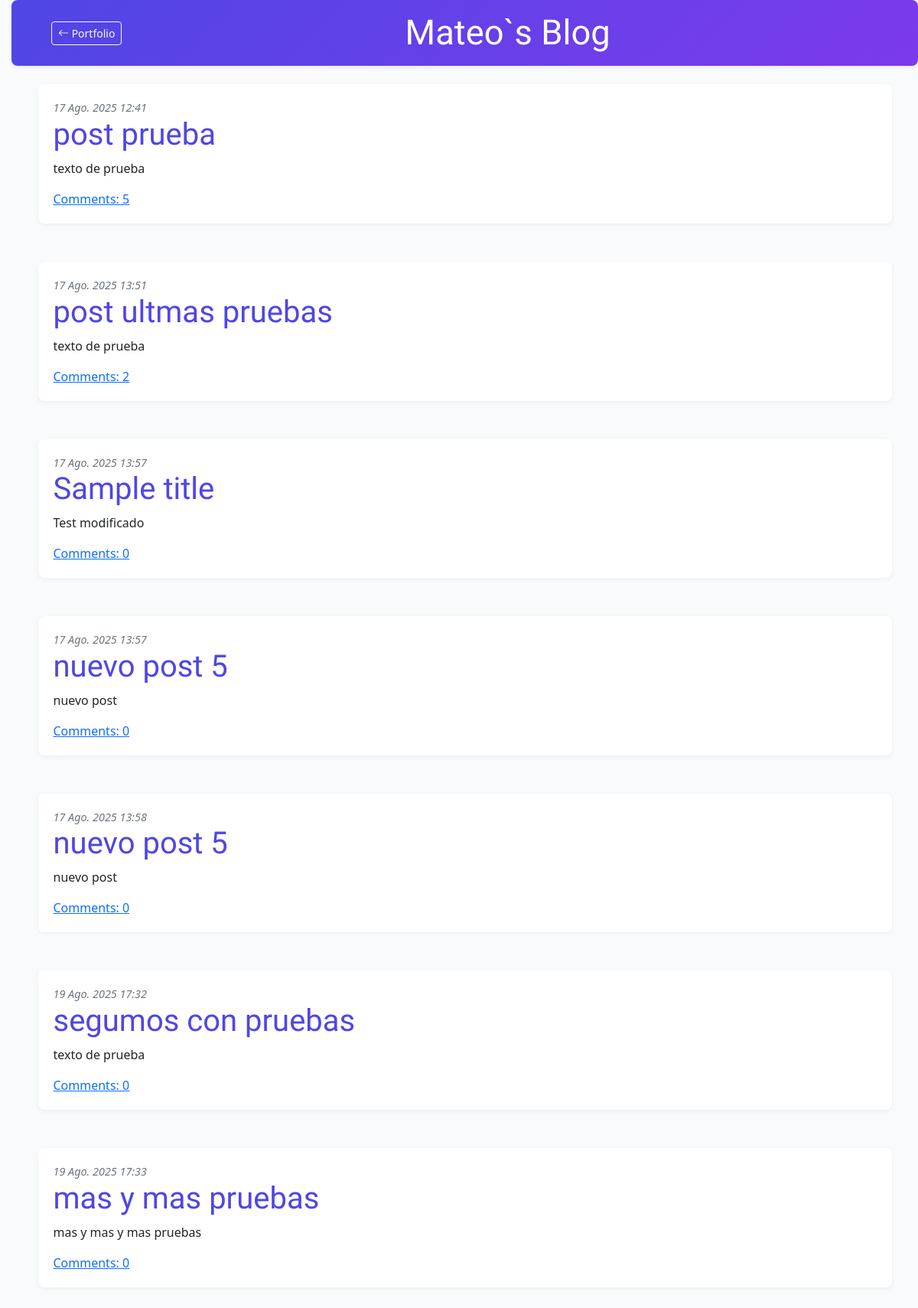
Screenshot of /blog/ with the database file from the repository.
### blog/models.py (models this page shows, shortened)
class Post(models.Model):
    author = models.ForeignKey(settings.AUTH_USER_MODEL, on_delete=models.CASCADE)
    title = models.CharField(max_length=200)
    text = models.TextField()
    created_date = models.DateTimeField(default=timezone.now)
    published_date = models.DateTimeField(blank=True, null=True)
    def approved_comments(self):
        return self.comments.filter(approved_comment=True)

### blog/views.py (the view)
# urls.py: path('', views.post_list, name='post_list'),
def post_list(request):
    posts = Post.objects.filter(published_date__lte=timezone.now()).order_by('published_date')
    return render(request, 'blog/post_list.html', {'posts': posts})

### blog/templates/blog/post_list.html
{% extends 'blog/base.html' %}
{% block content %}
{% for post in posts %}
    <div class="post">
        <div class="date">
            {{ post.published_date }}
        </div>
        <h1><a href="{% url 'blog:post_detail' pk=post.pk %}">{{ post.title }}</a></h1>
        <p>{{ post.text|linebreaksbr }}</p>
        <a href="{% url 'blog:post_detail' pk=post.pk %}">Comments: {{ post.approved_comments.count }}</a>
    </div>
{% endfor %}
{% endblock content %}

### blog/static/css/blog.css (style rules this page uses)
h1 a, h2 a { color: #4f46e5; font-family: 'Lobster'; text-decoration: none; }
body { padding-left: 15px; background-color: #f8fafc; }
h1, h2, h3, h4 { font-family: 'Lobster', cursive; font-weight: 500; }
.date { color: #6b7280; font-size: 0.9rem; font-style: italic; }
.post { margin-bottom: 50px; padding: 20px; background: #ffffff; border-radius: 8px; box-shadow: 0 2px 6px rgba(0,0,0,0.05); transition: transform 0.2s ease; }

### rows the page displays
Post: published_date "17 Ago. 2025 12:41", title "post prueba", text "texto de prueba", approved_comments.count "5"
Post: published_date "17 Ago. 2025 13:51", title "post ultmas pruebas", text "texto de prueba", approved_comments.count "2"
Post: published_date "17 Ago. 2025 13:57", title "Sample title", text "Test modificado", approved_comments.count "0"
Post: published_date "17 Ago. 2025 13:57", title "nuevo post 5", text "nuevo post", approved_comments.count "0"
Post: published_date "17 Ago. 2025 13:58", title "nuevo post 5", text "nuevo post", approved_comments.count "0"
Post: published_date "19 Ago. 2025 17:32", title "segumos con pruebas", text "texto de prueba", approved_comments.count "0"
Post: published_date "19 Ago. 2025 17:33", title "mas y mas pruebas", text "mas y mas y mas pruebas", approved_comments.count "0"
